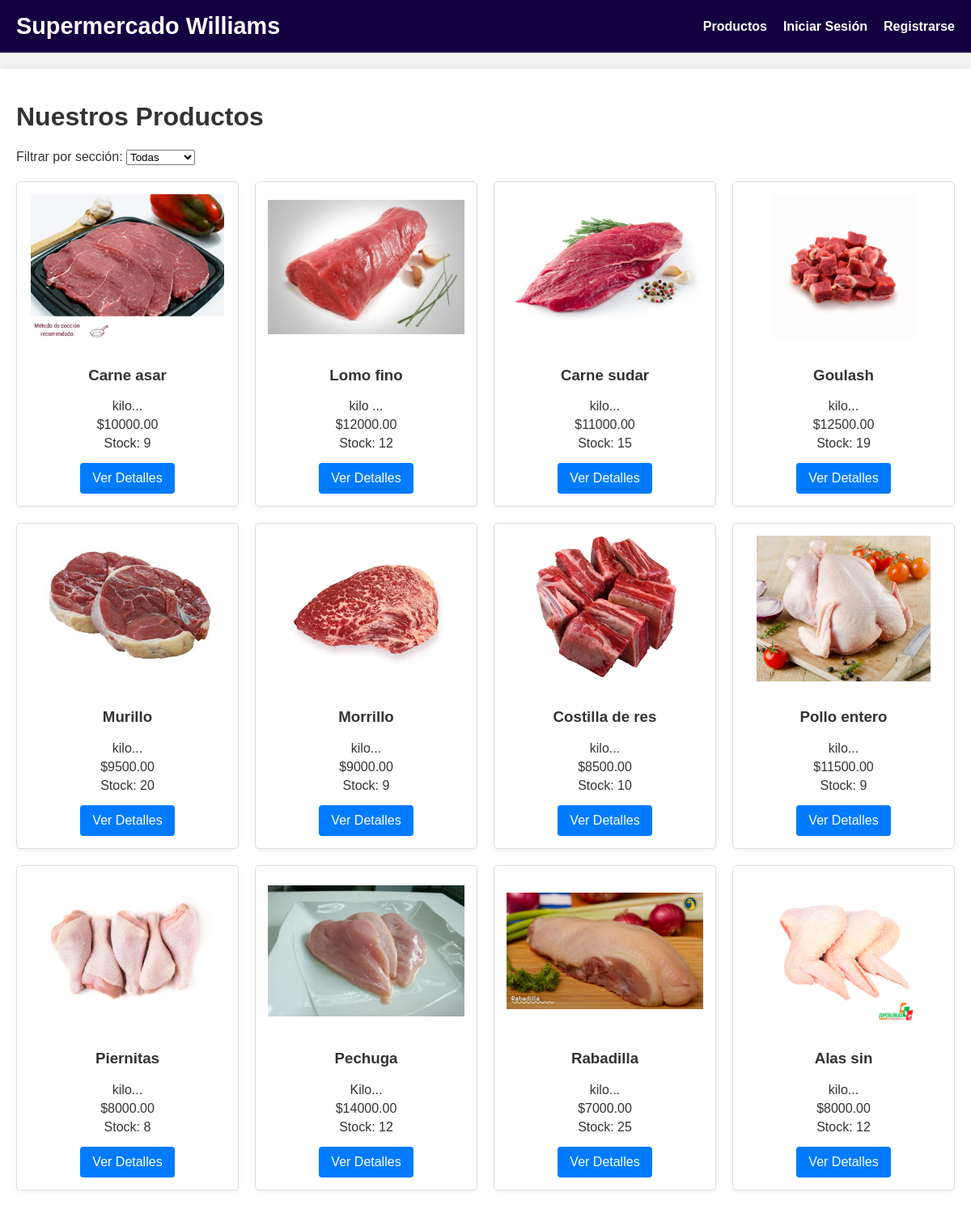
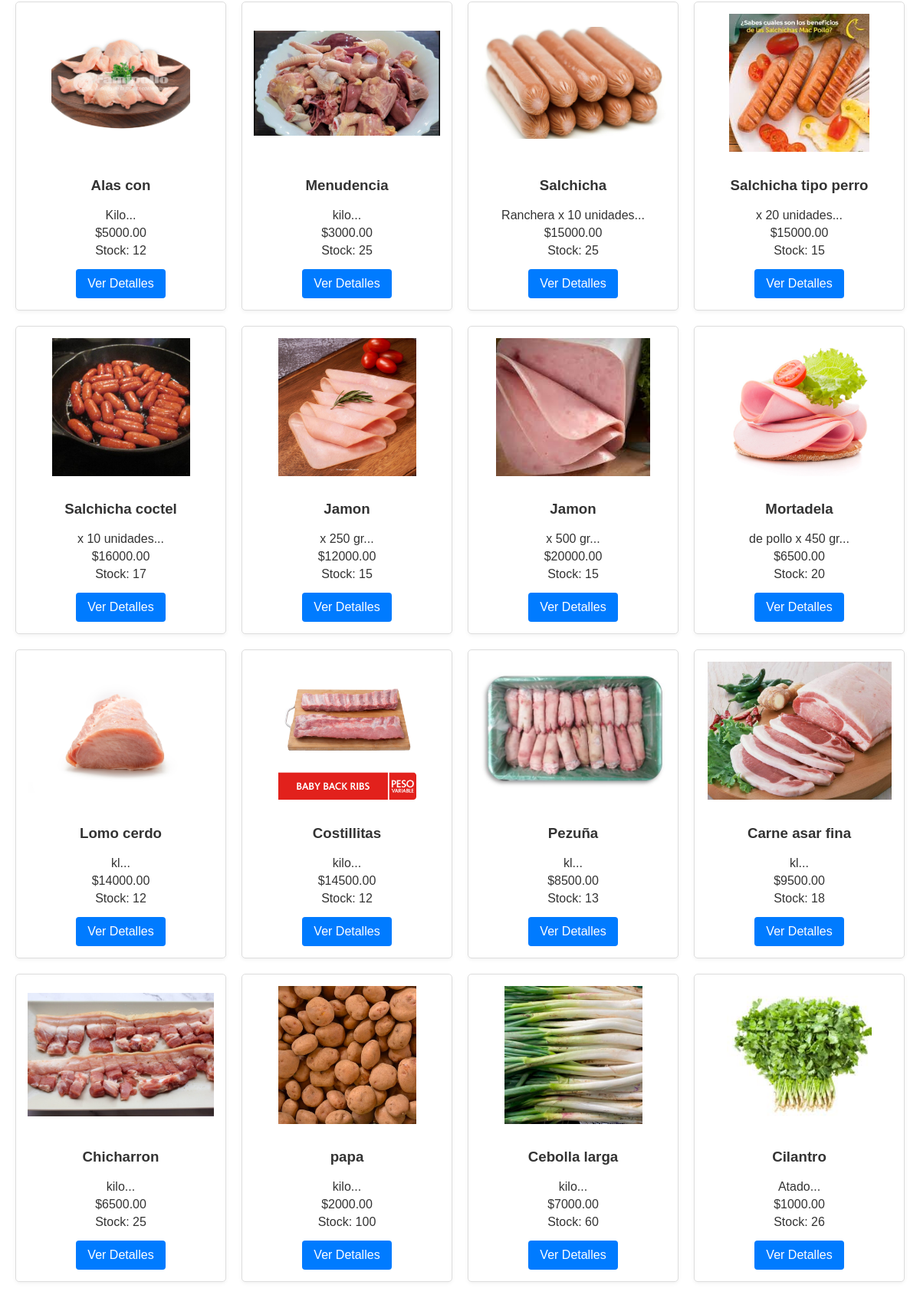
Page /products (upper part) on the committed database (2 pictures, top to bottom).
### models.py (models this page shows, shortened)
class Product(db.Model):
    id = db.Column(db.Integer, primary_key=True)
    secction = db.Column(db.String(64), nullable=False, default="Res")
    name = db.Column(db.String(128), nullable=False)
    description = db.Column(db.Text)
    price = db.Column(db.Float, nullable=False)
    stock = db.Column(db.Integer, nullable=False, default=0)
    image_url = db.Column(db.String(256))

### routes.py (the view)
@app.route('/products')
def products():
    secction = request.args.get('secction')
    if secction:
        products = Product.query.filter_by(secction=secction).all()
    else:
        products = Product.query.all()
    return render_template('products.html', title='Products', products=products)

### templates/products.html (shortened to what this page needs)
{% extends "base.html" %}
{% block content %}
    <h1>Nuestros Productos</h1>
    <form method="get" action="">
        <label for="secction">Filtrar por sección:</label>
        <select name="secction" id="secction" onchange="this.form.submit()">
            <option value="">Todas</option>
        </select>
    </form>
    <div class="product-list">
        {% for product in products %}
            {% if not request.args.get('secction') or product.secction == request.args.get('secction') %}
            <div class="product-card">
                {% if product.image_url %}
                    <img src="{{ url_for('static', filename='imgs/' + product.image_url) }}" alt="{{ product.name }}">
                {% else %}
                    <img src="{{ url_for('static', filename='images/default_product.png') }}" alt="{{ product.name }}">
                {% endif %}
                <h3><a href="{{ url_for('product_detail', product_id=product.id) }}">{{ product.name }}</a></h3>
                <p>{{ product.description[:100] }}...</p>
                <p>${{ "%.2f"|format(product.price) }}</p>
                <p>Stock: {{ product.stock }}</p>
                <a href="{{ url_for('product_detail', product_id=product.id) }}" class="button">Ver Detalles</a>
            </div>
            {% endif %}
        {% endfor %}
    </div>
{% endblock %}

### static/css/style.css (style rules this page uses)
body { font-family: Arial, sans-serif; margin: 0; padding: 0; background-color: #f4f4f4; color: #333333; }
form { margin-top: 20px; }
form input[type="submit"], .button { background-color: #007bff; color: white; padding: 10px 15px; border: none; border-radius: 4px; cursor: pointer; text-decoration: none; display: inline-block; margin-top: 10px; }
.product-list { display: grid; grid-template-columns: repeat(auto-fill, minmax(250px, 1fr)); gap: 20px; margin-top: 20px; }
.product-card { border: 1px solid #ddd; padding: 15px; text-align: center; background-color: #fff; border-radius: 5px; box-shadow: 0 2px 5px rgba(0,0,0,0.05); }
.product-card img { max-width: 100%; height: 180px; object-fit: contain; margin-bottom: 10px; }
.product-card h3 a { text-decoration: none; color: #333; }
.product-card p { margin: 5px 0; }

### rows in the picture
Product: image_url (picture), name "Carne asar", description "kilo", price "10000.00", stock "9"
Product: image_url (picture), name "Lomo fino", description "kilo", price "12000.00", stock "12"
Product: image_url (picture), name "Carne sudar", description "kilo", price "11000.00", stock "15"
Product: image_url (picture), name "Goulash", description "kilo", price "12500.00", stock "19"
Product: image_url (picture), name "Murillo", description "kilo", price "9500.00", stock "20"
Product: image_url+name (picture), name "Morrillo", description "kilo", price "9000.00", stock "9"
Product: image_url (picture), name "Costilla de res", description "kilo", price "8500.00", stock "10"
Product: image_url (picture), name "Pollo entero", description "kilo", price "11500.00", stock "9"
Product: image_url (picture), name "Piernitas", description "kilo", price "8000.00", stock "8"
Product: image_url (picture), name "Pechuga", description "Kilo", price "14000.00", stock "12"
Product: image_url (picture), name "Rabadilla", description "kilo", price "7000.00", stock "25"
Product: image_url (picture), name "Alas sin", description "kilo", price "8000.00", stock "12"
Product: image_url (picture), name "Alas con", description "Kilo", price "5000.00", stock "12"
Product: image_url (picture), name "Menudencia", description "kilo", price "3000.00", stock "25"
Product: image_url (picture), name "Salchicha", description "Ranchera x 10 unidades", price "15000.00", stock "25"
Product: image_url (picture), name "Salchicha tipo perro", description "x 20 unidades", price "15000.00", stock "15"
Product: image_url (picture), name "Salchicha coctel", description "x 10 unidades", price "16000.00", stock "17"
Product: image_url (picture), name "Jamon", description "x 250 gr", price "12000.00", stock "15"
Product: image_url (picture), name "Jamon", description "x 500 gr", price "20000.00", stock "15"
Product: image_url (picture), name "Mortadela", description "de pollo x 450 gr", price "6500.00", stock "20"
Product: image_url (picture), name "Lomo cerdo", description "kl", price "14000.00", stock "12"
Product: image_url (picture), name "Costillitas", description "kilo", price "14500.00", stock "12"
Product: image_url (picture), name "Pezuña", description "kl", price "8500.00", stock "13"
Product: image_url (picture), name "Carne asar fina", description "kl", price "9500.00", stock "18"
Product: image_url (picture), name "Chicharron", description "kilo", price "6500.00", stock "25"
Product: image_url+name (picture), name "papa", description "kilo", price "2000.00", stock "100"
Product: image_url (picture), name "Cebolla larga", description "kilo", price "7000.00", stock "60"
Product: image_url (picture), name "Cilantro", description "Atado", price "1000.00", stock "26"
